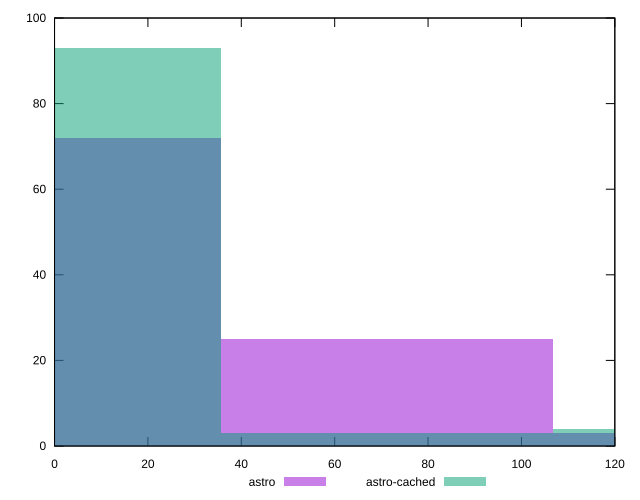

Here is the gnuplot script that generated this plot:
reset

$astro <<EOF
0 72
71.12630780890957 25
142.25261561781915 3
EOF

$astroCached <<EOF
0 93
71.12630780890957 3
142.25261561781915 4
EOF

set key outside below
set boxwidth 71.12630780890957
set xrange [0:120]
set yrange [0:100]
set trange [0:100]
set style fill transparent solid 0.5 noborder
set terminal svg size 640, 500 enhanced background rgb 'white'
set output "reports/report_00033_2021-03-01T14-23-16.841Z/uses-http2/comparison/histogram/0_vs_1.svg"

plot $astro title "astro" with boxes, \
     $astroCached title "astro-cached" with boxes

reset
